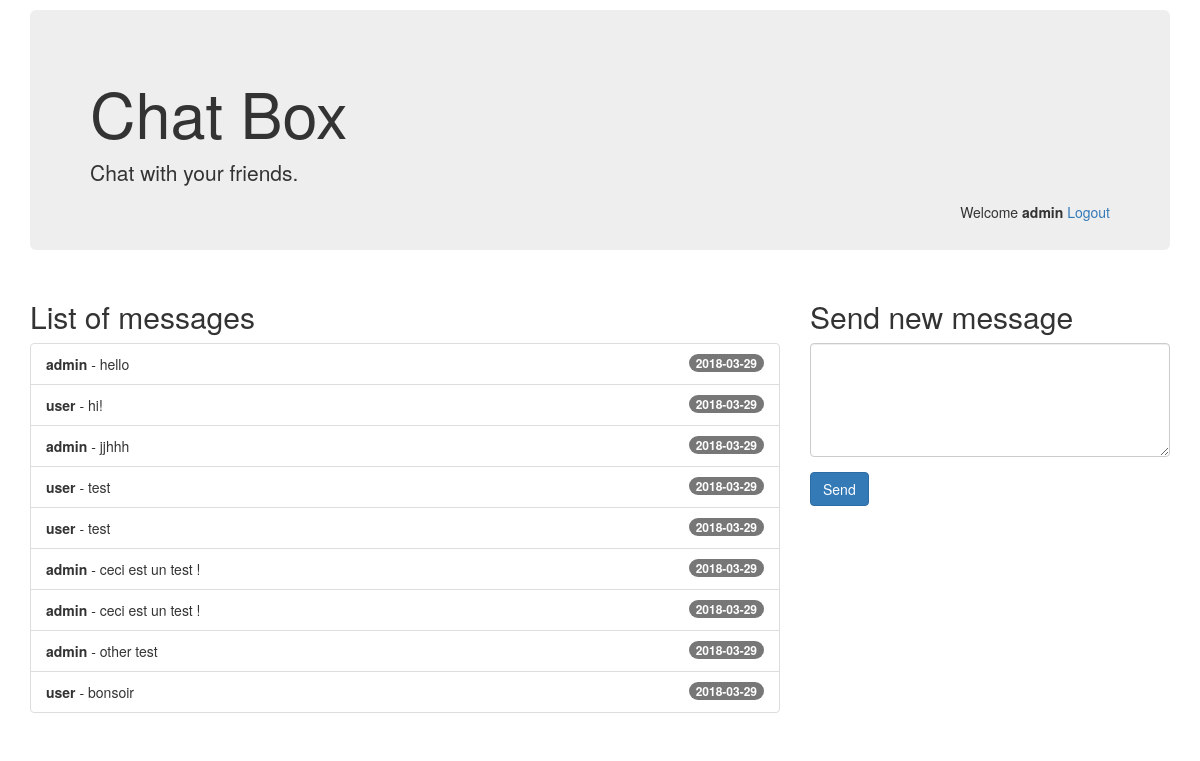
Page /?route=/message/list (signed in) on the committed database.
### tables this page shows
CREATE TABLE `message` (
  `id` int(11) NOT NULL,
  `user_id` int(11) NOT NULL,
  `message` text NOT NULL,
  `date` date NOT NULL
);

CREATE TABLE `user` (
  `id` int(11) NOT NULL,
  `login` varchar(255) NOT NULL,
  `password` varchar(255) NOT NULL,
  `connected` tinyint(1) NOT NULL
);

### src/Controller/BaseController.php (called while the page is built, shortened)
<?php
class BaseController
{
    public function view($template, $params=null){
        require '../src/View/'.$template.'.php';
    }
}

### src/Controller/MessageController.php (called while the page is built, shortened)
<?php
class MessageController extends BaseController
{
    public function __construct()
    {
        $this->repository = new MessageRepository();
    }
    public function list()
    {
        $messages = $this->repository->getAllMessage();
        $this->view("Message/index", ['messages' => $messages]);
    }
}

### public/index.php (called while the page is built, shortened)
<?php
$router = new Router();
$router->registerRoutes();
$routes = $router->getRoutes();
if(isset($_REQUEST['route'])){
    $requestedRoute = $_REQUEST['route'];
}
elseif(isset($_GET['route'])){
    $requestedRoute = $_GET['route'];
}else{
    $requestedRoute ="/";
}
$foundRoute = false;
$currentRoute = null;
foreach ($routes as $route){
    if($route->path === $requestedRoute){
        $currentRoute = $route;
        $foundRoute = true;
    }
}
if(!$foundRoute){
    die("Route ".$requestedRoute." Not found");
}else{
    $controller = new $currentController;
    $currentAction = $currentRoute->action;
    $result = $controller->$currentAction();
}

### src/Repository/MessageRepository.php (called while the page is built, shortened)
<?php
class MessageRepository
{
    private $_db = null;
    public function __construct()
    {
        $this->_db = \Database::getInstance();
    }
    public function getAllMessage()
    {
        $conn = $this->_db->getConnection();
        $sql = "SELECT * FROM message m INNER JOIN user u where m.user_id = u.id ORDER by m.date DESC";
        $result = $conn->query($sql);
        $messages = [];
        if ($result->num_rows > 0) {
            while ($row = mysqli_fetch_assoc($result)) {
                $message = new Message();
                $message->setId($row["id"]);
                $message->setDate($row["date"]);
                $message->setMessage($row["message"]);
                $user = new User();
                $user->setId($row["user_id"]);
                $user->setUsername($row["login"]);
                $user->setConnected($row["connected"]);
                $message->setUser($user);
                $messages[] = $message;
            }
        }
        return $messages;
    }
}

### src/Entity/Message.php (called while the page is built, shortened)
<?php
class Message extends BaseEntity
{
    private $date;
    private $message;
    private $user;
    public function __construct()
    {
        $this->date = new \DateTime("now");
    }
    public function getDate()
    {
        return $this->date;
    }
    public function setDate($date)
    {
        $this->date = $date;
    }
    public function getMessage()
    {
        return $this->message;
    }
    public function setMessage($message)
    {
        $this->message = $message;
    }
    public function getUser()
    {
        return $this->user;
    }
    public function setUser($user)
    {
        $this->user = $user;
    }
}

### src/Entity/User.php (called while the page is built, shortened)
<?php
class User extends BaseEntity
{
    private $username;
    public function getUsername()
    {
        return $this->username;
    }
    public function setUsername($username)
    {
        $this->username = $username;
    }
}

### src/View/Message/index.php (the view, shortened to what this page needs)
<!DOCTYPE html>
<html lang="en">
<head>
    <link rel="stylesheet" href="https://maxcdn.bootstrapcdn.com/bootstrap/3.3.7/css/bootstrap.min.css">
</head>
<body>
<div class="container">
    <div class="jumbotron">
        <h1>Chat Box</h1>
        <p>Chat with your friends.</p>
        <div class=" pull-right">
            Welcome <b><?php echo $_SESSION['username']; ?></b> <a href="<?php echo strtok($_SERVER['REQUEST_URI'], '?').'?route=/logout'?>">Logout</a>
        </div>
    </div>
    <div class="row">
        <div class="col col-sm-8">
            <h2>List of messages</h2>
            <ul class="list-group">
                <?php
                foreach ($messages as $message){ ?>
                    <li class="list-group-item"><b><?php echo $message->getUser()->getUsername();?> </b> - <?php echo $message->getMessage();?> <span class="badge"><?php echo $message->getDate();?></span></li>
              <?php  }
                ?>
            </ul>
        </div>
        <div class="col col-sm-4">
            <h2>Send new message</h2>
            <form method="post">
                <div class="form-group">
                    <textarea class="form-control" rows="5" id="message" name="message" required></textarea>
                </div>
                <div class="form-group">
                    <button type="submit" class="btn btn-primary">Send</button>
                </div>
            </form>
        </div>
    </div>
</div>
</body>
</html>

### rows in the picture
message: user.login "admin", message "hello", date "2018-03-29"
message: user.login "user", message "hi!", date "2018-03-29"
message: user.login "admin", message "jjhhh", date "2018-03-29"
message: user.login "user", message "test", date "2018-03-29"
message: user.login "user", message "test", date "2018-03-29"
message: user.login "admin", message "ceci est un test !", date "2018-03-29"
message: user.login "admin", message "ceci est un test !", date "2018-03-29"
message: user.login "admin", message "other test", date "2018-03-29"
message: user.login "user", message "bonsoir", date "2018-03-29"

### other values in the picture
$_SESSION['username'] "admin"
